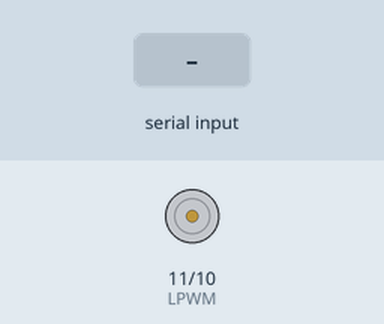
This sketch was run on a simulated Arduino Uno, built with avr-gcc and run on an emulated ATmega328P. On the bench: motor-driver pin pairs drawn as motors (green arrow = first pin HIGH = forward, orange = second pin HIGH = backward, longer = more drive). The inputs (shaded band) are chosen by the test bench.

Above: at 1.2 s.
1.3 s: "F" received over Serial
At 2.3 s:
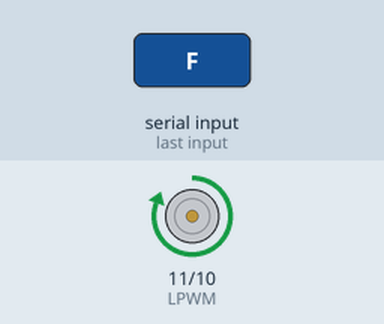
2.8 s: "B" received over Serial
At 3.4 s:
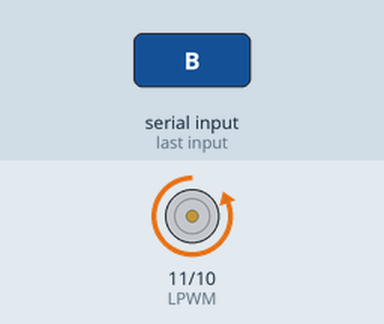
4.3 s: "S" received over Serial
At 4.6 s:
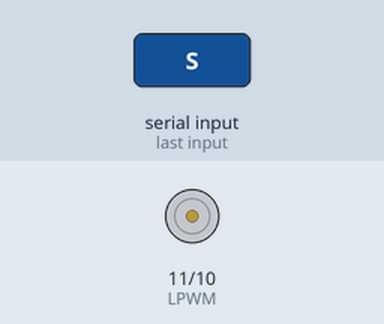
Timing chart, 0 to 7.3 s (numbered marks = the images above; inputs shaded):
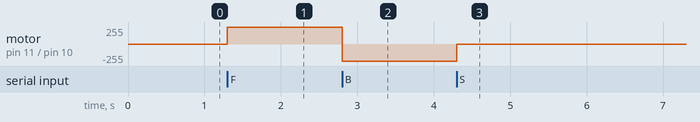

The sketch:

Actuator_FBE.ino
```cpp
byte Speed = 0; // Initialize Variable for the speed of the motor (0-255);
int RPWM = 10;  // Connect Arduino pin 10 to IBT-2 pin RPWM
int LPWM = 11;  // Connect Arduino pin 11 to IBT-2 pin LPWM

void setup() {
  pinMode(10, OUTPUT); // Configure pin 10 as an Output
  pinMode(11, OUTPUT); // Configure pin 11 as an Output

  // Stop Actuator initially
  analogWrite(RPWM, 0);
  analogWrite(LPWM, 0);

  // Start serial communication
  Serial.begin(9600);
}

void loop() {
  // Check if there is data available to read
  if (Serial.available() > 0) {
    // Read the incoming command
    char command = Serial.read();

    // Execute the corresponding action based on the command
    switch (command) {
      case 'F':
        // Forward
        Speed = 255;
        analogWrite(RPWM, 0);
        analogWrite(LPWM, Speed);
        break;

      case 'B':
        // Backward
        Speed = 255;
        analogWrite(RPWM, Speed);
        analogWrite(LPWM, 0);
        break;

      case 'S':
        // Stop
        analogWrite(RPWM, 0);
        analogWrite(LPWM, 0);
        break;

      // Add more cases for other commands if needed

      default:
        // Invalid command
        break;
    }
  }
}
```

Measured:
- after the input at 1.3 s, motor on pin 11 (LPWM) / pin 10 (RPWM): stopped → forward 255/255 at once
- after the input at 2.8 s, motor on pin 11 (LPWM) / pin 10 (RPWM): forward 255/255 → backward 255/255 at once
- after the input at 4.3 s, motor on pin 11 (LPWM) / pin 10 (RPWM): backward 255/255 → stopped at once
